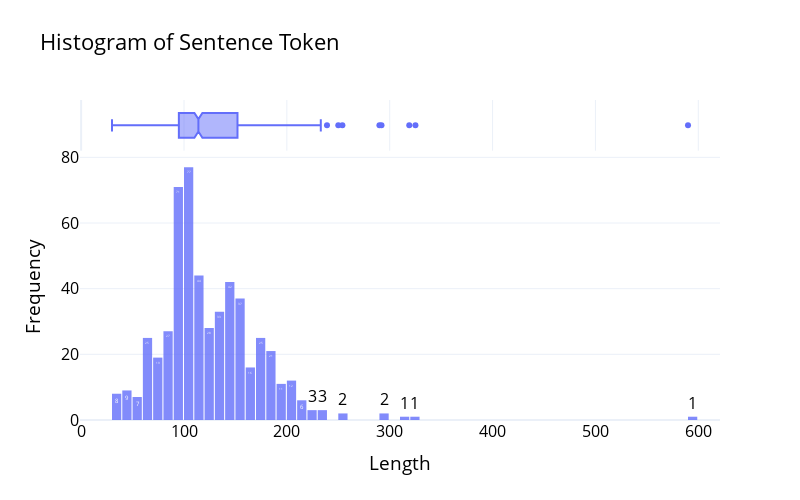
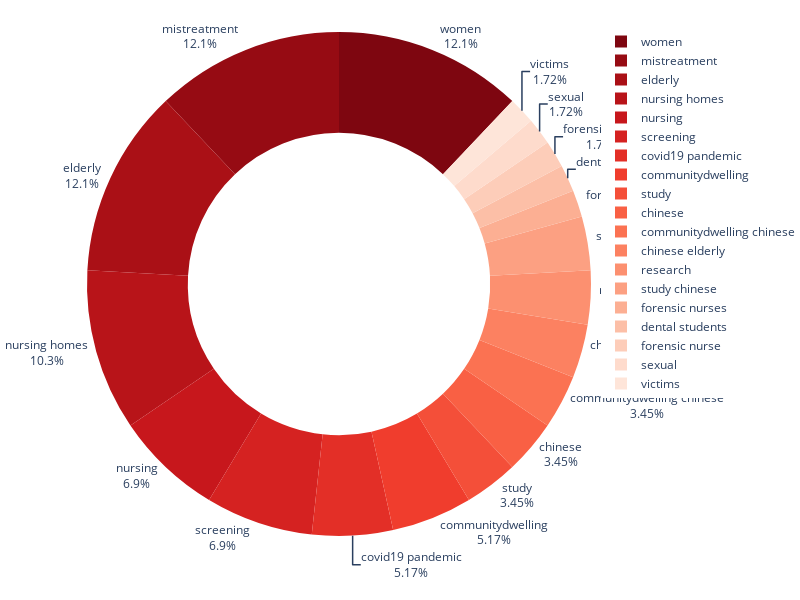
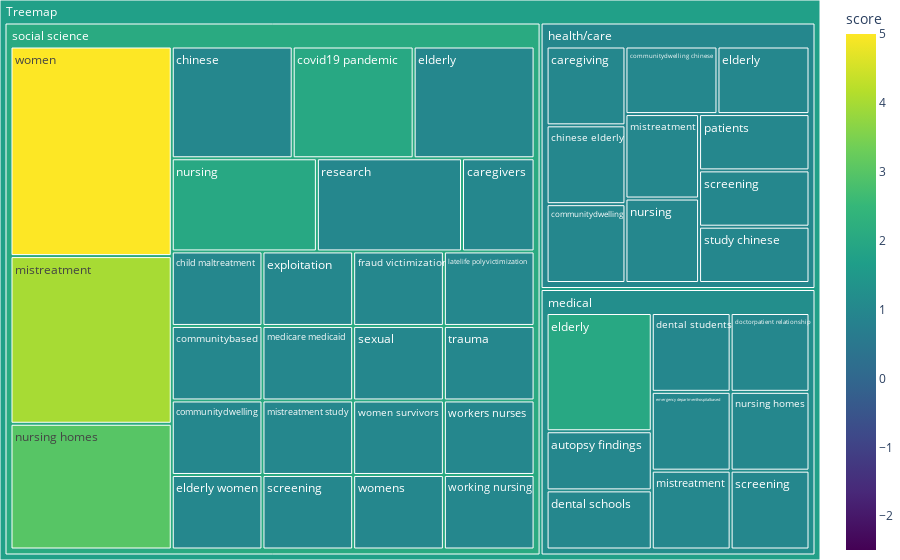

Notebook cell for these charts, in order:
### Markdown cell above
## Keword Distribution

### Code cell
# 키워드 분포
## 리뷰문장 토큰 길이 분포
plot_histogram_senttoken(df_freq['Token_'+TOKENIZER]) 
## 전체기간 주요키워드 분포
word_freq_filter = word_freq.word.apply(lambda x: [word for word in x.split() if word not in [word for keyword in SEARCH_KEYWORD for word in keyword.split()]])
word_freq_filter = pd.DataFrame(word_freq_filter.apply(lambda x: ' '.join(x))).replace('', np.nan)
word_freq_filter = pd.concat([pd.DataFrame(word_freq_filter), word_freq.score], axis=1)
filter_array = ~word_freq_filter.word.isnull().values.flatten()
plot_donut_wordfreq(word_freq_filter[filter_array], num_showkeyword=20)
plot_wordcloud(word_freq_filter[filter_array], title='Review Keyword WordCloud', max_font_size=50, save_local=False)
## 연도별(리뷰) 주요키워드 분포
word_freq_filter = word_freq_categ.word.apply(lambda x: [word for word in x.split() if word not in [word for keyword in SEARCH_KEYWORD for word in keyword.split()]])
word_freq_filter = pd.DataFrame(word_freq_filter.apply(lambda x: ' '.join(x))).replace('', np.nan)
word_freq_filter = pd.concat([word_freq_categ.category, pd.DataFrame(word_freq_filter), word_freq_categ.score], axis=1)
filter_array = ~word_freq_filter.word.isnull().values.flatten()
plot_treemap_wordfreq(word_freq_filter[filter_array])

### Figure 1 — Plotly figure (JSON) as saved in the notebook; plotly's stock layout.template omitted (floating-point values rounded to 4 significant figures; data arrays with more than 128 entries replaced by an {"elided": "..."} marker saying what was removed)
{"data": [{"alignmentgroup": "True", "bingroup": "x", "hovertemplate": "Length=%{x}<br>count=%{y}<extra></extra>", "legendgroup": "", "marker": {"color": "#636efa", "opacity": 0.8, "pattern": {"shape": ""}}, "name": "", "offsetgroup": "", "orientation": "v", "showlegend": false, "texttemplate": "%{value}", "type": "histogram", "x": {"elided": "531 int values"}, "xaxis": "x", "yaxis": "y"}, {"alignmentgroup": "True", "hovertemplate": "Length=%{x}<extra></extra>", "legendgroup": "", "marker": {"color": "#636efa"}, "name": "", "notched": true, "offsetgroup": "", "showlegend": false, "type": "box", "x": {"elided": "531 int values"}, "xaxis": "x2", "yaxis": "y2"}], "layout": {"bargap": 0.1, "barmode": "relative", "font": {"color": "black", "size": 16}, "height": 500, "legend": {"tracegroupgap": 0}, "title": {"text": "Histogram of Sentence Token"}, "width": 800, "xaxis": {"anchor": "y", "autorange": true, "domain": [0, 1], "range": [-1.111, 621.1], "title": {"text": "Length"}, "type": "linear"}, "xaxis2": {"anchor": "y2", "autorange": true, "domain": [0, 1], "matches": "x", "range": [-1.111, 621.1], "showgrid": true, "showticklabels": false, "type": "linear"}, "yaxis": {"anchor": "x", "autorange": true, "domain": [0, 0.8316], "range": [0, 81.05], "title": {"text": "Frequency"}}, "yaxis2": {"anchor": "x2", "autorange": true, "domain": [0.8416, 1], "matches": "y2", "range": [-0.5, 0.5], "showgrid": false, "showline": false, "showticklabels": false, "ticks": "", "type": "category"}}}

### Figure 2 — Plotly figure (JSON) as saved in the notebook; plotly's stock layout.template omitted (floating-point values rounded to 4 significant figures)
{"data": [{"domain": {"x": [0, 1], "y": [0, 1]}, "hole": 0.6, "hoverinfo": "label+percent+name", "hovertemplate": "word=%{label}<br>score=%{value}<extra></extra>", "labels": ["women", "mistreatment", "nursing homes", "nursing", "elderly", "screening", "covid19 pandemic", "communitydwelling", "elderly", "study", "chinese", "communitydwelling chinese", "chinese elderly", "research", "study chinese", "forensic nurses", "dental students", "forensic nurse", "sexual", "victims"], "legendgroup": "", "name": "", "showlegend": true, "textinfo": "percent+label", "textposition": "outside", "type": "pie", "values": [7, 7, 6, 4, 4, 4, 3, 3, 3, 2, 2, 2, 2, 2, 2, 1, 1, 1, 1, 1]}], "layout": {"height": 600, "legend": {"tracegroupgap": 0}, "margin": {"b": 0, "l": 0, "r": 0, "t": 0}, "piecolorway": ["#7e0610", "#960b13", "#aa1016", "#b81419", "#c7171c", "#d52221", "#e32f27", "#f03d2d", "#f44f39", "#f96044", "#fb7252", "#fc8161", "#fc9070", "#fca082", "#fcaf93", "#fcbfa7", "#fdcdb9", "#fedbcc", "#fee5d9", "#ffede5"], "width": 800}}

### Figure 3 — Plotly figure (JSON) as saved in the notebook; plotly's stock layout.template omitted (floating-point values rounded to 4 significant figures)
{"data": [{"branchvalues": "total", "customdata": [[1, 1], [1, 1], [1, 1], [1, 1], [1, 1], [1, 1], [1, 1], [1, 1], [1, 1], [1, 1], [2, 2], [1, 1], [1, 1], [1, 1], [1, 1], [2, 2], [1, 1], [1, 1], [1, 1], [1, 1], [1, 1], [1, 1], [1, 1], [1, 1], [1, 1], [4, 4], [1, 1], [1, 1], [2, 2], [1, 1], [3, 3], [1, 1], [1, 1], [1, 1], [1, 1], [1, 1], [1, 1], [1, 1], [1, 1], [5, 5], [1, 1], [1, 1], [1, 1], [1, 1], [1, 1], [1.2, 1.2], [2.077, 2.077], [1.746, 1.746]], "domain": {"x": [0, 1], "y": [0, 1]}, "hovertemplate": "labels=%{label}<br>score_sum=%{value}<br>parent=%{parent}<br>id=%{id}<br>score=%{color}<extra></extra>", "ids": ["Treemap/medical/autopsy findings", "Treemap/social science/caregivers", "Treemap/health/care/caregiving", "Treemap/social science/child maltreatment", "Treemap/social science/chinese", "Treemap/health/care/chinese elderly", "Treemap/social science/communitybased", "Treemap/health/care/communitydwelling", "Treemap/social science/communitydwelling", "Treemap/health/care/communitydwelling chinese", "Treemap/social science/covid19 pandemic", "Treemap/medical/dental schools", "Treemap/medical/dental students", "Treemap/medical/doctorpatient relationship", "Treemap/health/care/elderly", "Treemap/medical/elderly", "Treemap/social science/elderly", "Treemap/social science/elderly women", "Treemap/medical/emergency departmenthospitalbased", "Treemap/social science/exploitation", "Treemap/social science/fraud victimization", "Treemap/social science/latelife polyvictimization", "Treemap/social science/medicare medicaid", "Treemap/health/care/mistreatment", "Treemap/medical/mistreatment", "Treemap/social science/mistreatment", "Treemap/social science/mistreatment study", "Treemap/health/care/nursing", "Treemap/social science/nursing", "Treemap/medical/nursing homes", "Treemap/social science/nursing homes", "Treemap/health/care/patients", "Treemap/social science/research", "Treemap/health/care/screening", "Treemap/medical/screening", "Treemap/social science/screening", "Treemap/social science/sexual", "Treemap/health/care/study chinese", "Treemap/social science/trauma", "Treemap/social science/women", "Treemap/social science/women survivors", "Treemap/social science/womens", "Treemap/social science/workers nurses", "Treemap/social science/working nursing", "Treemap/health/care", "Treemap/medical", "Treemap/social science", "Treemap"], "labels": ["autopsy findings", "caregivers", "caregiving", "child maltreatment", "chinese", "chinese elderly", "communitybased", "communitydwelling", "communitydwelling", "communitydwelling chinese", "covid19 pandemic", "dental schools", "dental students", "doctorpatient relationship", "elderly", "elderly", "elderly", "elderly women", "emergency departmenthospitalbased", "exploitation", "fraud victimization", "latelife polyvictimization", "medicare medicaid", "mistreatment", "mistreatment", "mistreatment", "mistreatment study", "nursing", "nursing", "nursing homes", "nursing homes", "patients", "research", "screening", "screening", "screening", "sexual", "study chinese", "trauma", "women", "women survivors", "womens", "workers nurses", "working nursing", "health/care", "medical", "social science", "Treemap"], "marker": {"coloraxis": "coloraxis", "colors": [1, 1, 1, 1, 1, 1, 1, 1, 1, 1, 2, 1, 1, 1, 1, 2, 1, 1, 1, 1, 1, 1, 1, 1, 1, 4, 1, 1, 2, 1, 3, 1, 1, 1, 1, 1, 1, 1, 1, 5, 1, 1, 1, 1, 1, 1.2, 2.077, 1.746]}, "name": "", "parents": ["Treemap/medical", "Treemap/social science", "Treemap/health/care", "Treemap/social science", "Treemap/social science", "Treemap/health/care", "Treemap/social science", "Treemap/health/care", "Treemap/social science", "Treemap/health/care", "Treemap/social science", "Treemap/medical", "Treemap/medical", "Treemap/medical", "Treemap/health/care", "Treemap/medical", "Treemap/social science", "Treemap/social science", "Treemap/medical", "Treemap/social science", "Treemap/social science", "Treemap/social science", "Treemap/social science", "Treemap/health/care", "Treemap/medical", "Treemap/social science", "Treemap/social science", "Treemap/health/care", "Treemap/social science", "Treemap/medical", "Treemap/social science", "Treemap/health/care", "Treemap/social science", "Treemap/health/care", "Treemap/medical", "Treemap/social science", "Treemap/social science", "Treemap/health/care", "Treemap/social science", "Treemap/social science", "Treemap/social science", "Treemap/social science", "Treemap/social science", "Treemap/social science", "Treemap", "Treemap", "Treemap", ""], "type": "treemap", "values": [1, 1, 1, 1, 2, 1, 1, 1, 1, 1, 2, 1, 1, 1, 1, 2, 2, 1, 1, 1, 1, 1, 1, 1, 1, 4, 1, 1, 2, 1, 3, 1, 2, 1, 1, 1, 1, 1, 1, 5, 1, 1, 1, 1, 10, 10, 39, 59]}], "layout": {"coloraxis": {"cmid": 1.255, "colorbar": {"title": {"text": "score"}}, "colorscale": [[0, "#440154"], [0.1111, "#482878"], [0.2222, "#3e4989"], [0.3333, "#31688e"], [0.4444, "#26828e"], [0.5556, "#1f9e89"], [0.6667, "#35b779"], [0.7778, "#6ece58"], [0.8889, "#b5de2b"], [1, "#fde725"]]}, "legend": {"tracegroupgap": 0}, "margin": {"b": 0, "l": 0, "r": 0, "t": 0}}}
